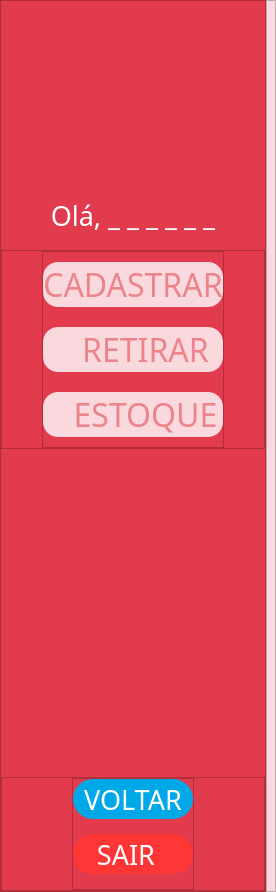
          <widget class="QWidget" name="farmaceutica">
           <layout class="QVBoxLayout" name="verticalLayout_13">
            <property name="spacing">
             <number>16</number>
            </property>
            <property name="leftMargin">
             <number>0</number>
            </property>
            <property name="topMargin">
             <number>0</number>
            </property>
            <property name="rightMargin">
             <number>0</number>
            </property>
            <property name="bottomMargin">
             <number>0</number>
            </property>
            <item>
             <widget class="QStackedWidget" name="stack_farmaceutica">
              <property name="currentIndex">
               <number>0</number>
              </property>
              <widget class="QWidget" name="home_farm">
               <layout class="QHBoxLayout" name="horizontalLayout_17" stretch="0,6">
                <property name="spacing">
                 <number>0</number>
                </property>
                <property name="leftMargin">
                 <number>0</number>
                </property>
                <property name="topMargin">
                 <number>0</number>
                </property>
                <property name="rightMargin">
                 <number>0</number>
                </property>
                <property name="bottomMargin">
                 <number>0</number>
                </property>
                <item>
                 <widget class="QFrame" name="frame_20">
                  <property name="minimumSize">
                   <size>
                    <width>226</width>
                    <height>892</height>
                   </size>
                  </property>
                  <property name="styleSheet">
                   <string notr="true">QFrame{background-color: #E33B4E}</string>
                  </property>
                  <property name="frameShape">
                   <enum>QFrame::StyledPanel</enum>
                  </property>
                  <property name="frameShadow">
                   <enum>QFrame::Raised</enum>
                  </property>
                  <layout class="QVBoxLayout" name="verticalLayout_14">
                   <property name="spacing">
                    <number>16</number>
                   </property>
                   <property name="leftMargin">
                    <number>0</number>
                   </property>
                   <property name="topMargin">
                    <number>0</number>
                   </property>
                   <property name="rightMargin">
                    <number>0</number>
                   </property>
                   <property name="bottomMargin">
                    <number>0</number>
                   </property>
                   <item>
                    <widget class="QLabel" name="label_foto_farm">
                     <property name="minimumSize">
                      <size>
                       <width>140</width>
                       <height>180</height>
                      </size>
                     </property>
                     <property name="styleSheet">
                      <string notr="true">QLabel{margin-top: 42px}</string>
                     </property>
                     <property name="text">
                      <string/>
                     </property>
                     <property name="pixmap">
                      <pixmap>icons/Ellipse 1.png</pixmap>
                     </property>
                     <property name="alignment">
                      <set>Qt::AlignCenter</set>
                     </property>
                    </widget>
                   </item>
                   <item>
                    <widget class="QLabel" name="label_ola_nome_farm">
                     <property name="font">
                      <font>
                       <family>Abel</family>
                       <pointsize>20</pointsize>
                      </font>
                     </property>
                     <property name="styleSheet">
                      <string notr="true">color: #fff; margin-bottom: 1em;</string>
                     </property>
                     <property name="text">
                      <string>Olá, _ _ _ _ _ _</string>
                     </property>
                     <property name="alignment">
                      <set>Qt::AlignCenter</set>
                     </property>
                    </widget>
                   </item>
                   <item>
                    <widget class="QFrame" name="frame_51">
                     <property name="styleSheet">
                      <string notr="true"/>
                     </property>
                     <property name="frameShape">
                      <enum>QFrame::StyledPanel</enum>
                     </property>
                     <property name="frameShadow">
                      <enum>QFrame::Raised</enum>
                     </property>
                     <layout class="QHBoxLayout" name="horizontalLayout_36" stretch="0,0,0">
                      <property name="spacing">
                       <number>0</number>
                      </property>
                      <property name="leftMargin">
                       <number>0</number>
                      </property>
                      <property name="topMargin">
                       <number>0</number>
                      </property>
                      <property name="rightMargin">
                       <number>0</number>
                      </property>
                      <property name="bottomMargin">
                       <number>0</number>
                      </property>
                      <item>
                       <spacer name="horizontalSpacer_17">
                        <property name="orientation">
                         <enum>Qt::Horizontal</enum>
                        </property>
                        <property name="sizeHint" stdset="0">
                         <size>
                          <width>40</width>
                          <height>20</height>
                         </size>
                        </property>
                       </spacer>
                      </item>
                      <item>
                       <widget class="QFrame" name="frame_52">
                        <property name="styleSheet">
                         <string notr="true"/>
                        </property>
                        <property name="frameShape">
                         <enum>QFrame::StyledPanel</enum>
                        </property>
                        <property name="frameShadow">
                         <enum>QFrame::Raised</enum>
                        </property>
                        <layout class="QVBoxLayout" name="verticalLayout_35">
                         <property name="spacing">
                          <number>20</number>
                         </property>
                         <property name="leftMargin">
                          <number>0</number>
                         </property>
                         <property name="topMargin">
                          <number>10</number>
                         </property>
                         <property name="rightMargin">
                          <number>0</number>
                         </property>
                         <property name="bottomMargin">
                          <number>10</number>
                         </property>
                         <item>
                          <widget class="QPushButton" name="btn_cadastrar_farm">
                           <property name="minimumSize">
                            <size>
                             <width>140</width>
                             <height>45</height>
                            </size>
                           </property>
                           <property name="font">
                            <font>
                             <family>Six Caps</family>
                             <pointsize>24</pointsize>
                            </font>
                           </property>
                           <property name="cursor">
                            <cursorShape>PointingHandCursor</cursorShape>
                           </property>
                           <property name="styleSheet">
                            <string notr="true">QPushButton{background-color: #F9D9DD; color: #EC848C; border-radius: 15px}
QPushButton:hover{background-color: hsl(6, 94%, 92%)}
QPushButton:focus{outline: 0}</string>
                           </property>
                           <property name="text">
                            <string>CADASTRAR</string>
                           </property>
                           <property name="icon">
                            <iconset>
                             <normaloff>icons/remedio.png</normaloff>icons/remedio.png</iconset>
                           </property>
                           <property name="iconSize">
                            <size>
                             <width>30</width>
                             <height>30</height>
                            </size>
                           </property>
                          </widget>
                         </item>
                         <item>
                          <widget class="QPushButton" name="btn_retirar_farm">
                           <property name="minimumSize">
                            <size>
                             <width>140</width>
                             <height>45</height>
                            </size>
                           </property>
                           <property name="font">
                            <font>
                             <family>Six Caps</family>
                             <pointsize>24</pointsize>
                            </font>
                           </property>
                           <property name="cursor">
                            <cursorShape>PointingHandCursor</cursorShape>
                           </property>
                           <property name="styleSheet">
                            <string notr="true">QPushButton{background-color: #F9D9DD; color: #EC848C; border-radius: 15px}
QPushButton:hover{background-color: hsl(6, 94%, 92%)}
QPushButton:focus{outline: 0}</string>
                           </property>
                           <property name="text">
                            <string>   RETIRAR</string>
                           </property>
                           <property name="icon">
                            <iconset>
                             <normaloff>icons/medicamento.png</normaloff>icons/medicamento.png</iconset>
                           </property>
                           <property name="iconSize">
                            <size>
                             <width>30</width>
                             <height>30</height>
                            </size>
                           </property>
                          </widget>
                         </item>
                         <item>
                          <widget class="QPushButton" name="btn_estoque_farm">
                           <property name="minimumSize">
                            <size>
                             <width>140</width>
                             <height>45</height>
                            </size>
                           </property>
                           <property name="font">
                            <font>
                             <family>Six Caps</family>
                             <pointsize>24</pointsize>
                            </font>
                           </property>
                           <property name="cursor">
                            <cursorShape>PointingHandCursor</cursorShape>
                           </property>
                           <property name="styleSheet">
                            <string notr="true">QPushButton{background-color: #F9D9DD; color: #EC848C; border-radius: 15px}
QPushButton:hover{background-color: hsl(6, 94%, 92%)}
QPushButton:focus{outline: 0}</string>
                           </property>
                           <property name="text">
                            <string>   ESTOQUE</string>
                           </property>
                           <property name="icon">
                            <iconset>
                             <normaloff>icons/estoque-pronto.png</normaloff>icons/estoque-pronto.png</iconset>
                           </property>
                           <property name="iconSize">
                            <size>
                             <width>30</width>
                             <height>30</height>
                            </size>
                           </property>
                          </widget>
                         </item>
                        </layout>
                       </widget>
                      </item>
                      <item>
                       <spacer name="horizontalSpacer_18">
                        <property name="orientation">
                         <enum>Qt::Horizontal</enum>
                        </property>
                        <property name="sizeHint" stdset="0">
                         <size>
                          <width>40</width>
                          <height>20</height>
                         </size>
                        </property>
                       </spacer>
                      </item>
                     </layout>
                    </widget>
                   </item>
                   <item>
                    <spacer name="verticalSpacer_5">
                     <property name="orientation">
                      <enum>Qt::Vertical</enum>
                     </property>
                     <property name="sizeHint" stdset="0">
                      <size>
                       <width>20</width>
                       <height>240</height>
                      </size>
                     </property>
                    </spacer>
                   </item>
                   <item>
                    <widget class="QFrame" name="frame_21">
                     <property name="cursor">
                      <cursorShape>ArrowCursor</cursorShape>
                     </property>
                     <property name="styleSheet">
                      <string notr="true"/>
                     </property>
                     <property name="frameShape">
                      <enum>QFrame::StyledPanel</enum>
                     </property>
                     <property name="frameShadow">
                      <enum>QFrame::Raised</enum>
                     </property>
                     <layout class="QHBoxLayout" name="horizontalLayout_15">
                      <property name="spacing">
                       <number>0</number>
                      </property>
                      <property name="leftMargin">
                       <number>0</number>
                      </property>
                      <property name="topMargin">
                       <number>0</number>
                      </property>
                      <property name="rightMargin">
                       <number>0</number>
                      </property>
                      <property name="bottomMargin">
                       <number>0</number>
                      </property>
                      <item>
                       <spacer name="horizontalSpacer_15">
                        <property name="orientation">
                         <enum>Qt::Horizontal</enum>
                        </property>
                        <property name="sizeHint" stdset="0">
                         <size>
                          <width>40</width>
                          <height>20</height>
                         </size>
                        </property>
                       </spacer>
                      </item>
                      <item>
                       <widget class="QFrame" name="frame_23">
                        <property name="styleSheet">
                         <string notr="true">QFrame{background-color: #E33B4E}</string>
                        </property>
                        <property name="frameShape">
                         <enum>QFrame::StyledPanel</enum>
                        </property>
                        <property name="frameShadow">
                         <enum>QFrame::Raised</enum>
                        </property>
                        <layout class="QVBoxLayout" name="verticalLayout_15">
                         <property name="spacing">
                          <number>15</number>
                         </property>
                         <property name="leftMargin">
                          <number>0</number>
                         </property>
                         <property name="topMargin">
                          <number>0</number>
                         </property>
                         <property name="rightMargin">
                          <number>0</number>
                         </property>
                         <property name="bottomMargin">
                          <number>15</number>
                         </property>
                         <item>
                          <widget class="QPushButton" name="btn_voltar_farm">
                           <property name="minimumSize">
                            <size>
                             <width>120</width>
                             <height>40</height>
                            </size>
                           </property>
                           <property name="font">
                            <font>
                             <family>Abel</family>
                             <pointsize>20</pointsize>
                            </font>
                           </property>
                           <property name="cursor">
                            <cursorShape>PointingHandCursor</cursorShape>
                           </property>
                           <property name="styleSheet">
                            <string notr="true">QPushButton{color: #fff; background-color: #00A8E8; border-radius: 20px;}
QPushButton:hover{background-color: #23B2EE}
QPushButton:focus{outline:0}</string>
                           </property>
                           <property name="text">
                            <string>VOLTAR</string>
                           </property>
                          </widget>
                         </item>
                         <item>
                          <widget class="QPushButton" name="btn_sair_farm">
                           <property name="minimumSize">
                            <size>
                             <width>120</width>
                             <height>40</height>
                            </size>
                           </property>
                           <property name="font">
                            <font>
                             <family>Abel</family>
                             <pointsize>20</pointsize>
                            </font>
                           </property>
                           <property name="cursor">
                            <cursorShape>PointingHandCursor</cursorShape>
                           </property>
                           <property name="layoutDirection">
                            <enum>Qt::RightToLeft</enum>
                           </property>
                           <property name="styleSheet">
                            <string notr="true">QPushButton{color: #fff; background-color: #FF3636; border-radius: 20px;}
QPushButton:hover{background-color: 	hsl(0, 100%, 64%)}
QPushButton:focus{outline:0}</string>
                           </property>
                           <property name="text">
                            <string>SAIR  </string>
                           </property>
                           <property name="icon">
                            <iconset>
                             <normaloff>icons/ligar.png</normaloff>icons/ligar.png</iconset>
                           </property>
                           <property name="iconSize">
                            <size>
                             <width>24</width>
                             <height>24</height>
                            </size>
                           </property>
                          </widget>
                         </item>
                        </layout>
                       </widget>
                      </item>
                      <item>
                       <spacer name="horizontalSpacer_16">
                        <property name="orientation">
                         <enum>Qt::Horizontal</enum>
                        </property>
                        <property name="sizeHint" stdset="0">
                         <size>
                          <width>40</width>
                          <height>20</height>
                         </size>
                        </property>
                       </spacer>
                      </item>
                     </layout>
                    </widget>
                   </item>
                  </layout>
                 </widget>
                </item>
                <item>
                 <widget class="QFrame" name="frame_22">
                  <property name="styleSheet">
                   <string notr="true">QFrame{background-color:#F9D9DD}</string>
                  </property>
                  <property name="frameShape">
                   <enum>QFrame::StyledPanel</enum>
                  </property>
                  <property name="frameShadow">
                   <enum>QFrame::Raised</enum>
                  </property>
                  <layout class="QHBoxLayout" name="horizontalLayout_16">
                   <property name="spacing">
                    <number>0</number>
                   </property>
                   <property name="leftMargin">
                    <number>0</number>
                   </property>
                   <property name="topMargin">
                    <number>8</number>
                   </property>
                   <property name="rightMargin">
                    <number>8</number>
                   </property>
                   <property name="bottomMargin">
                    <number>0</number>
                   </property>
                   <item>
                    <widget class="QStackedWidget" name="stackedWidget_4">
                     <widget class="QWidget" name="page_9"/>
                     <widget class="QWidget" name="page_10"/>
                    </widget>
                   </item>
                  </layout>
                 </widget>
                </item>
               </layout>
              </widget>
              <widget class="QWidget" name="stack_6"/>
              <widget class="QWidget" name="stack_8"/>
              <widget class="QWidget" name="stack_7"/>
             </widget>
            </item>
           </layout>
          </widget>
